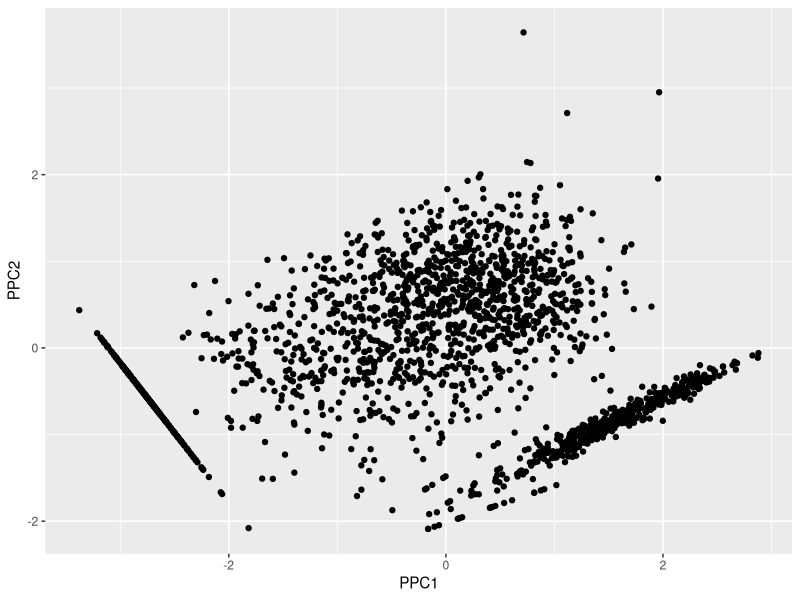
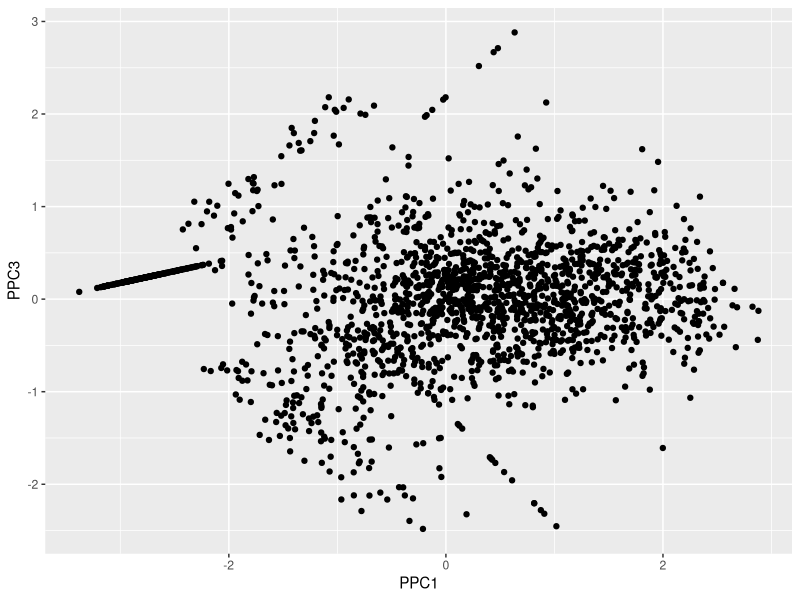
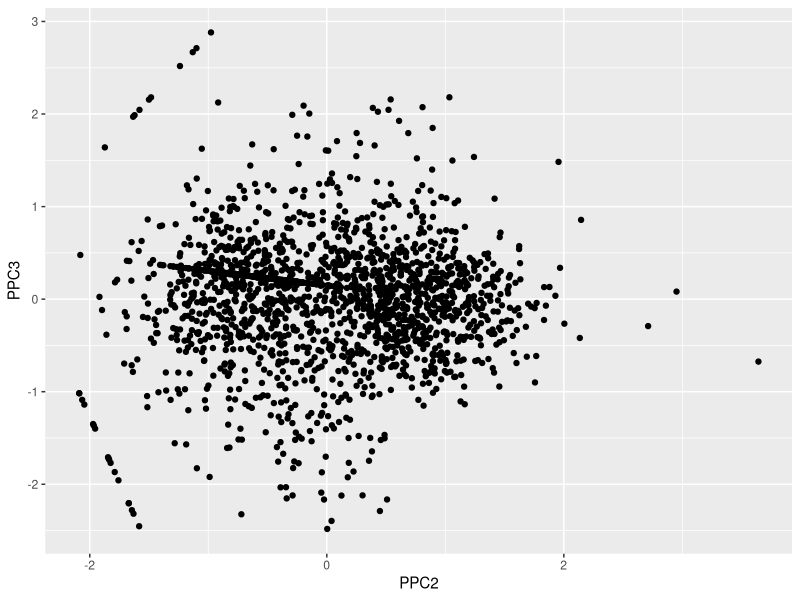
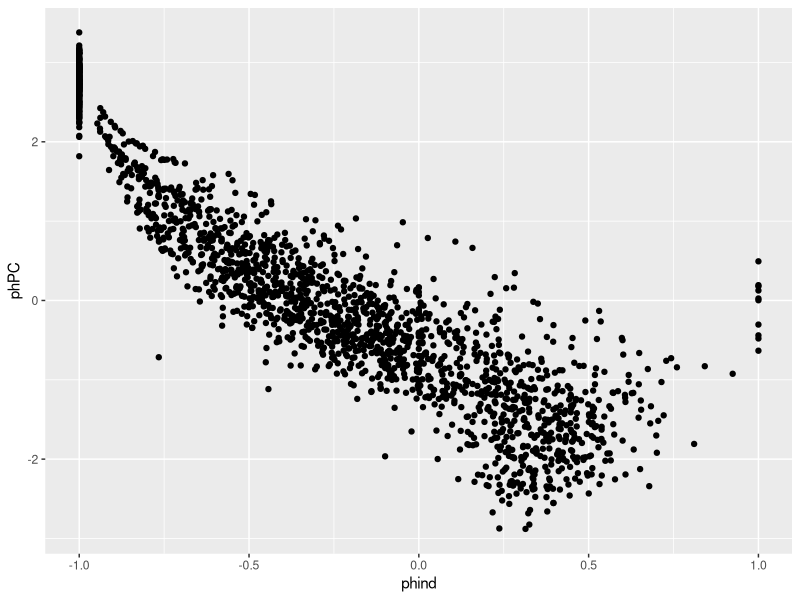
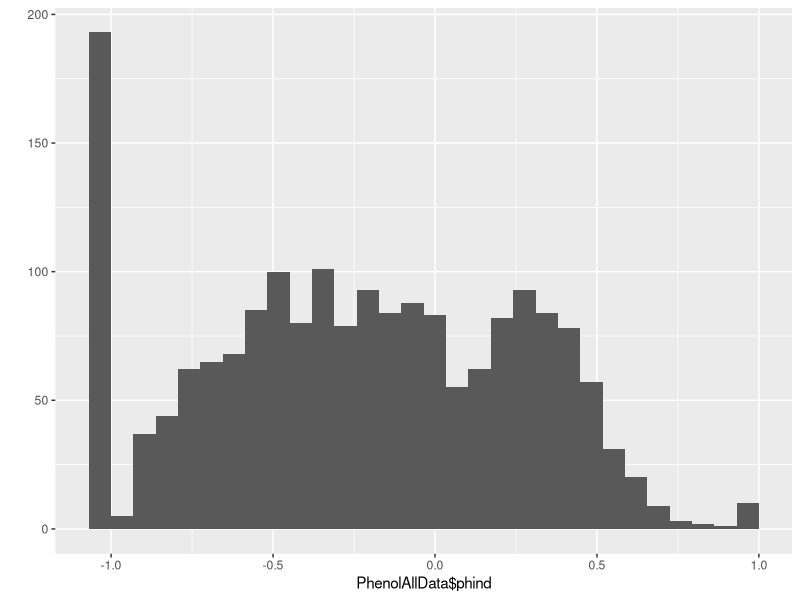
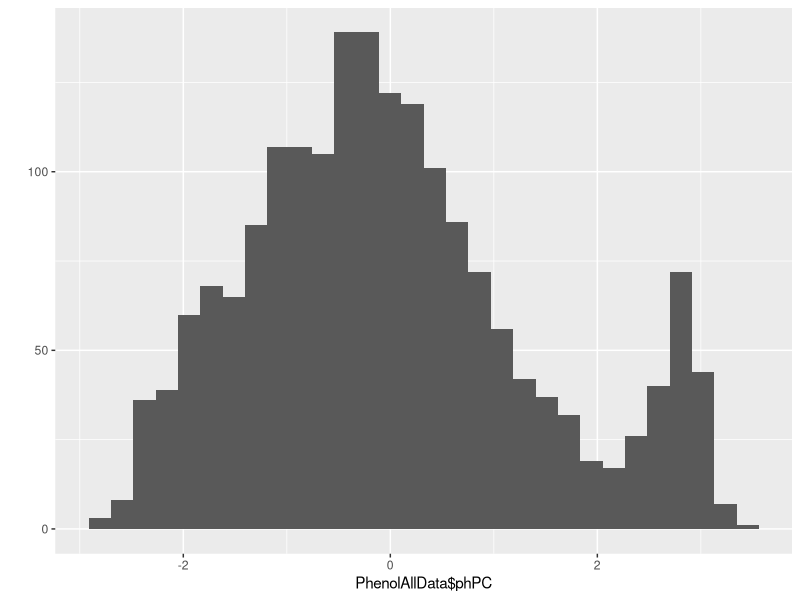
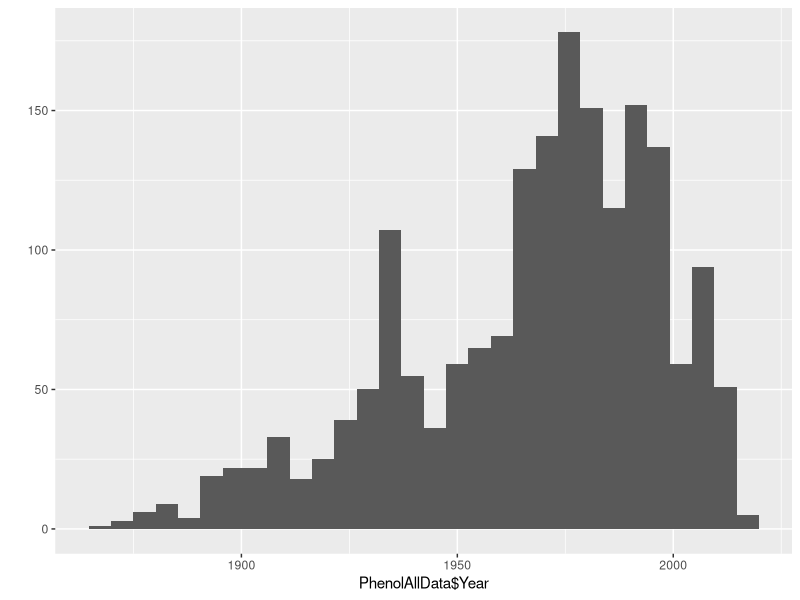
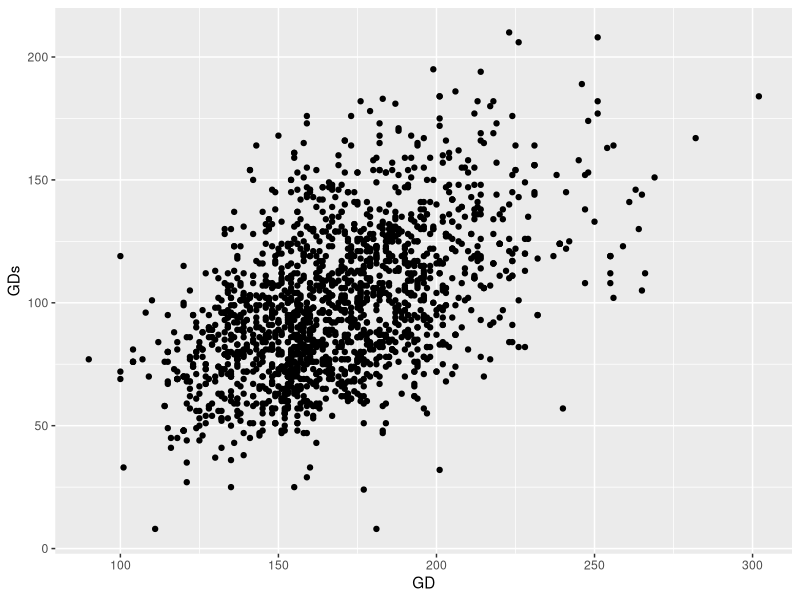

Write the R code that produced these figures, in order. (Note: this script raises an error after producing the figures.)
### NOTE: MUST INSPECT PCA to determine which axis best captures phenology
### For Leila's (smaller) dataset it was PPC1
### For Yihan's (larger) dataset it is now PPC2
### If dataset changes, the PC loadings should be checked and code adjusted accordingly
### See ~line 60

## Libraries
library(ggplot2)
library(tidyverse)
library(broom)
### Measurement data
data <-read.csv("HerbariumPopData_GDD_byDay.csv", header=T)
str(data)
names(data)
summary(data)##check if there are NAs for yday and Year or the measurements.

## convert data frame factors to character

data %>% mutate_if(is.factor, as.character) -> data


## exclude 'populations' (i.e. sample locations) that are missing climate data
data<-subset(data,!(is.na(data["GD"])))
# calculate actual lengths in cm
# length of flower portion of inflorescence (converting pixels to cm)

data$flower.cm<-data$actual/data$standard*data$flower.inf.length
# length of bud portion of inflorescence
data$bud.cm<-data$actual/data$standard*data$bud.inf.Length
# length of fruit portion of inflorescence
data$fruit.cm<-data$actual/data$standard*data$fruit.inf.Length
# length of aborted flower portion of inflorescence 
data$a.flower.cm<-data$actual/data$standard*data$aborted.inf.length
# length of inflorescence
data$infl.cm<-data$flower.cm+data$bud.cm+data$fruit.cm+data$a.flower.cm

# Calculate a phenology index based on proportion of buds, flowers and fruits:

## fruit has a value of -1
## flower has a value of 0
## bud has a value of +1
## (fruit*(-1) + flower*0 + bud*(+1))/(fruit+flower+bud)
## aborted flowers treated as fruits (earliest)
## THEREFORE: -- means early phenology ++ means late phenology 
data$phind<-(data$bud.cm-data$fruit.cm-data$a.flower.cm)/data$infl.cm

## Alternatively, use PCA
## principal components analysis of inflorescence structure
PhenolPC<-princomp(~log(bud.cm+1)+log(flower.cm+1)+log(fruit.cm+a.flower.cm+1), data=data, cor=TRUE)
summary(PhenolPC)
loadings(PhenolPC) # See which PC captures phenology
## double-check that a PC-score exists for each individual in data
nrow(data)
nrow(PhenolPC$scores)
## replace AllData.csv with working dataset (i.e. excludes sites with missing climate data)
write.csv(data, "PCA.csv", row.names=F)

## Take PC scores and name
PhenolPCScores<-data.frame(PhenolPC$scores)
names(PhenolPCScores)<-c("PPC1","PPC2","PPC3")

## Examine PCA plots
qplot(PPC1,PPC2,data=PhenolPCScores)
qplot(PPC1,PPC3,data=PhenolPCScores)
qplot(PPC2,PPC3,data=PhenolPCScores)

## merge PC scores back to data
PhenolAllData<-cbind(data,PhenolPCScores)

##### IMPORTANT!!! MUST CHECK EACH TIME DATA SET CHANGES
### Replace with PPC that best captures phenological stage
phPC<-1
PhenolAllData$phPC<-PhenolAllData[,grep(paste0("PPC",phPC),names(PhenolAllData))]

## if PPC is negative, then multiply by -1 so that larger values are later phenologies (i.e. more fruits than buds)
loads<-loadings(PhenolPC)[,phPC]
if(loadings(PhenolPC)[grep("fruit",names(loads)),phPC]<0){
  PhenolAllData$phPC<-(PhenolAllData$phPC*-1)
}

## Compare PCA to phenology index
qplot(phind,phPC,data=PhenolAllData)
cor(PhenolAllData$phind,PhenolAllData$phPC)
qplot(PhenolAllData$phind)
qplot(PhenolAllData$phPC)
## phPC is more normally distributed, but phind captures min/max phenol stage (-1 to +1)
## But if phPC (above) is calculated from non-(log)transformed measurements, then correlation is very tight
## NOTE few points with phind == -1 and phPC ~0. This seems to be due to lack of flowers creating an upward bias in phPC
## Therefore, phind seems to be the biologically more relevant parameter

## Separate data into east vs. west
PhenolAllData$Region <-NULL
PhenolAllData$Region[PhenolAllData$Longitude > -76]<-"EastCoast"
PhenolAllData$Region[PhenolAllData$Longitude <= -76 & PhenolAllData$Longitude > -95]<-"MidWest"
PhenolAllData$Region[PhenolAllData$Longitude <= -95 & PhenolAllData$Longitude > -122]<-"West"
PhenolAllData$Region[PhenolAllData$Longitude <= -122]<-"WestCoast"
PhenolAllData$Region<-as.factor(PhenolAllData$Region)

## Separate by date
qplot(PhenolAllData$Year)
PhenolAllData$Era <-NULL
PhenolAllData$Era[PhenolAllData$Year < 1960]<-"Early"
#PhenolAllData$Era[PhenolAllData$Year >= 1920 & PhenolAllData$Year < 1960]<-"Middle"
PhenolAllData$Era[PhenolAllData$Year >= 1960]<-"Recent"
PhenolAllData$Era<-as.factor(PhenolAllData$Era)


#### NOTE: Most of the code below be moved to an R markdown file for publication

## Compare total growing season (GD & GDD) vs. growing season to date of sampling (GDs & GDDs)
qplot(GD,GDs,data=PhenolAllData)
cor(PhenolAllData$GD,PhenolAllData$GDs)
qplot(GDD,GDDs,data=PhenolAllData)
cor(PhenolAllData$GDD,PhenolAllData$GDDs)

## Weaker correlation across GD and GDD; 
## Use GDDs in model and GDD
qplot(GDDs,GD,data=PhenolAllData)
cor(PhenolAllData$GD,PhenolAllData$GDDs)
qplot(GDD,GDs,data=PhenolAllData)
cor(PhenolAllData$GDD,PhenolAllData$GDs)

## Some significant colinearity; which is a better predictor of phenology?
summary(lm(phPC~GD,data=PhenolAllData)) # Total growing season (GD) is a good predictor
summary(lm(phPC~GDs,data=PhenolAllData)) # Growing days until sampling (GDs) is a good predictor, as expected
summary(lm(phPC~GDs*GD,data=PhenolAllData)) # GD becomes non-significant after controlling for GDs; interaction may suggest non-linear relationship

## Similar results for phind
summary(lm(phind~GD,data=PhenolAllData)) 
summary(lm(phind~GDs,data=PhenolAllData)) 
summary(lm(phind~GDs*GD,data=PhenolAllData)) 

##Yihan: 
##GD is significant
##GDs is significant
##GDs and GDs:GD is significant, GD becomes non-significant


## Similar result for growing degree days
summary(lm(phPC~GDD,data=PhenolAllData)) # Total growing degree days (GDD) not a good predictor
summary(lm(phPC~GDDs,data=PhenolAllData)) # GDD until sampling (GDDs) is a good predictor, as expected
summary(lm(phPC~GDDs*GDD,data=PhenolAllData)) # GDD becomes significant after controlling for GDDs


summary(lm(phind~GDD,data=PhenolAllData)) # Total growing degree days (GDD) not a good predictor
summary(lm(phind~GDDs,data=PhenolAllData)) # GDD until sampling (GDDs) is a good predictor, as expected
summary(lm(phind~GDDs*GDD,data=PhenolAllData)) # GDD becomes significant after controlling for GDDs



## Adjust phenology for local climate and sampling date
## NOTE: GDs is the number of days from start of growing season to collection date
## GDDs is the number of growing-degrees from start of season to collection date
qplot(GDDs,phind,data=PhenolAllData)
PhenolAllData$fti <- (PhenolAllData$phind) + (PhenolAllData$GDDs-mean(PhenolAllData$GDDs,na.rm=TRUE))/sd(PhenolAllData$GDDs,na.rm=TRUE)


write.csv(PhenolAllData, "PhenolAllData.csv", row.names = FALSE)

## Look at clines by region
ggplot(PhenolAllData, aes(x=Latitude, y=fti, color=Region)) + facet_grid(Region~.) +
  geom_point(alpha=0.2)+geom_smooth(method="lm")
summary(lm(fti~Latitude*Region, data=PhenolAllData))


## Cool clines with latitude, steeper in east than west, but what about GD:
ggplot(PhenolAllData, aes(x=Latitude, y=GD, color=Region)) + facet_grid(Region~.) +
  geom_point(alpha=0.2)+geom_smooth(method="lm") # Also steeper in east than west
summary(lm(Latitude~GD*Region, data=PhenolAllData))

## What about fti vs. GD?
ggplot(PhenolAllData, aes(x=GD, y=fti, color=Region)) + facet_grid(Region~.) +
  geom_point(alpha=0.2)+geom_smooth(method="lm")
summary(lm(fti~GD*Region, data=PhenolAllData))

## Clines by era/year
summary(lm(fti~GD*Region*Year, data=PhenolAllData))
ggplot(PhenolAllData, aes(x=GD, y=fti, color=Region)) + facet_grid(Region~Era) +
  geom_point(alpha=0.2)+geom_smooth(method="lm")


mod1<-lm(fti~GD+Era, data=PhenolAllData[PhenolAllData$Region=="EastCoast",])
mod2<-lm(fti~GD*Era, data=PhenolAllData[PhenolAllData$Region=="EastCoast",])
anova(mod1,mod2)
summary(mod2)

mod3<-lm(fti~GD+Era, data=PhenolAllData[PhenolAllData$Region=="MidWest",])
mod4<-lm(fti~GD*Era, data=PhenolAllData[PhenolAllData$Region=="MidWest",])
anova(mod3,mod4)
summary(mod3)

## Why is cline evolving in East Coast but not Midwest
## Overall advanced phenology in Midwest but not East Coast
## What about GD and GDD vs. time?
mod5<-lm(GD~Era*Latitude, data=PhenolAllData[PhenolAllData$Region=="EastCoast",])
summary(mod5)

mod6<-lm(GDD~Era*Latitude, data=PhenolAllData[PhenolAllData$Region=="EastCoast",])
summary(mod6)

mod5<-lm(GD~Era*Latitude, data=PhenolAllData[PhenolAllData$Region=="MidWest",])
summary(mod5)

mod6<-lm(GDD~Era*Latitude, data=PhenolAllData[PhenolAllData$Region=="MidWest",])
summary(mod6)


## Bin into lat x long squares to calculate mean and S.E. for better cline estimate 
## i.e., generate geographic 'populations' from point samples

binx<-0.5 ## long bin size in degrees
biny<-0.5 ## lat bin size in degrees

## Define long x lat
longs<-seq(min(PhenolAllData$Longitude,na.rm=T)+binx,max(PhenolAllData$Longitude,na.rm=T)-binx,by=binx*2)
lats<-seq(min(PhenolAllData$Latitude,na.rm=T)+biny,max(PhenolAllData$Latitude,na.rm=T)-biny,by=biny*2)

## Make into matrix
bindat<-data.frame(Long=rep(longs,length(lats)),Lat=sort(rep(lats,length(longs))),fti=NA,GD=NA)
## Make sure it looks right
qplot(bindat$Long,bindat$Lat)

for (i in 1:nrow(bindat)){
  bindat$fti[i]<-mean(PhenolAllData$fti[PhenolAllData$Longitude >= bindat$Long[i]-binx & PhenolAllData$Longitude < bindat$Long[i]+binx &
                                          PhenolAllData$Latitude >= bindat$Lat[i]-biny & PhenolAllData$Latitude < bindat$Lat[i]+biny],na.rm=T)
  bindat$GD[i]<-mean(PhenolAllData$GD[PhenolAllData$Longitude >= bindat$Long[i]-binx & PhenolAllData$Longitude < bindat$Long[i]+binx &
                                        PhenolAllData$Latitude >= bindat$Lat[i]-biny & PhenolAllData$Latitude < bindat$Lat[i]+biny],na.rm=T)
}
qplot(GD,fti,data=bindat,alpha=I(0.2))+geom_smooth(method="lm")
##Yihan: include warning message about missing values, some bins do not have any specimens in them

bindat$Region <-NULL
bindat$Region[bindat$Long > -80]<-"EastCoast"
bindat$Region[bindat$Long <= -80 & bindat$Long > -95]<-"MidWest"
bindat$Region[bindat$Long <= -95 & bindat$Long > -122]<-"West"
bindat$Region[bindat$Long <= -122]<-"WestCoast"
bindat$Region<-as.factor(bindat$Region)

# Finally, calculate average for each latitude
bindat<-aggregate(cbind(bindat$fti,bindat$GD),by=list(bindat$Lat,bindat$Region),FUN="mean",na.rm=T)
names(bindat)<-c("Lat","Region","fti","GD")

## Look at clines by region
ggplot(bindat, aes(x=GD, y=fti,colour=Region)) + facet_grid(Region~.)+
  geom_point(size=3)+geom_smooth(method="lm") 
summary(lm(fti~GD*Region, data=bindat))

ggplot(bindat, aes(x=Lat, y=fti,colour=Region)) + facet_grid(Region~.)+
  geom_point(size=3)+geom_smooth(method="lm") 
summary(lm(fti~Lat*Region, data=bindat))

qplot(GD,fti,data=PhenolAllData,alpha=I(0.2))+geom_smooth(method="lm")

#### TO DO:
## Validation: Comparing cline in fti from herbarium records vs. cline in weighted ft from Jessica's study and ft in greenhouse and field from Rob's study
## Temporal analysis for plastic vs. evolutionary response
## Explore effects of growing season variables (e.g. variance, skew, etc.)



PhenolAllData %>% group_by(Era, Region) %>% summarize( cor (fti, Latitude)) -> correlationslat
PhenolAllData %>% group_by(Era, Region) %>% summarize( cor (fti, GD)) -> correlationsGD



PhenolAllData %>% group_by(Region, Era) %>% do(latmodel=lm(fti~Latitude, data=.)) -> Latslopes
Latcoefficients<- Latslopes %>% tidy(latmodel)
PhenolAllData %>% group_by(Region, Era) %>% do(GDmodel=lm(fti~GD, data=.)) -> GDslopes
GDcoeeficients<- GDslopes %>% tidy(GDmodel)
